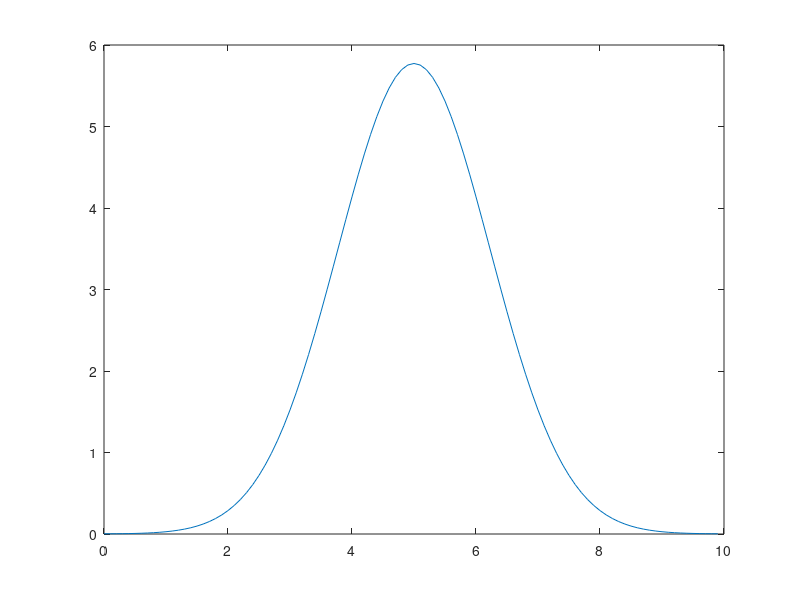
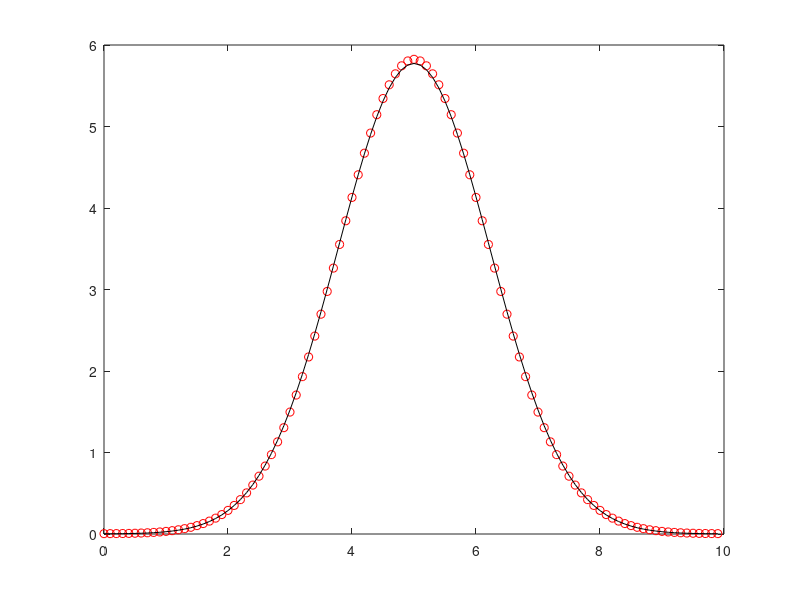
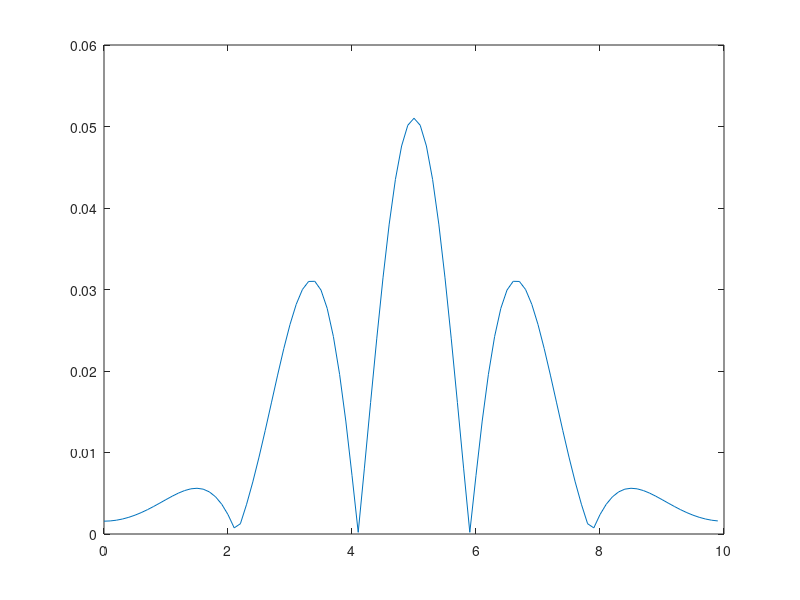

Source code (MATLAB) for these figures, in order:
clear all
close all
clc
format long

L=10;
N=100;
dx=L/N;
x=[0:dx:L-dx]';
T=5;
M=20;
dt=T/M;
t=[0:dt:T]';
nu=0.1;
c0=@(x) 10*exp(-((x-L/2)./(L/10)).^2);
y0=c0(x);
c0hat=fft(y0);
k=[0,1:N/2,-N/2+1:-1]';
omegak=(2*pi*k)/L;
alfak=nu*(j).^2*omegak.^2;
chatk=exp(alfak*T).*c0hat;
y_exact=ifft(chatk);

figure(1)
plot(x,y_exact);

mi=(dt*nu)/dx^2;
A1=(1+2*mi)*ones(1,length(x));
A2=-mi*ones(1,length(x)-1);
A=diag(A1)+diag(A2,1)+diag(A2,-1);
A(1,end)=-mi;
A(end,1)=-mi;
c_old=y0;
for i=1:length(t)-1
    c_new=A\c_old;
    c_old=c_new;
end

figure(2)
plot(x,c_new,'ro',x,y_exact,'k')

abs_err_inf=norm(abs(y_exact-c_new),inf)
rel_err_inf=norm(abs(y_exact-c_new),inf)./norm(abs(y_exact),inf)

abs_err_2=norm(abs(y_exact-c_new),2)
rel_err_2=norm(abs(y_exact-c_new),2)./norm(abs(y_exact),2)

abs_err=abs(y_exact-c_new);

figure(3)
plot(x,abs_err)

% dar edame bayasti masale ra ba maghadir N=200 va M=40
% hal konim va meghdar p_emp(emprical convergence rate)
% ro bedast bivarim
%p_emp=-log2((rel_err_baadi)/(rel_err_ghabli))

%dar marhale akhar mige be mi=1.5 (mi=(dt*nu)/dx^2) 
% ro hal kon.
